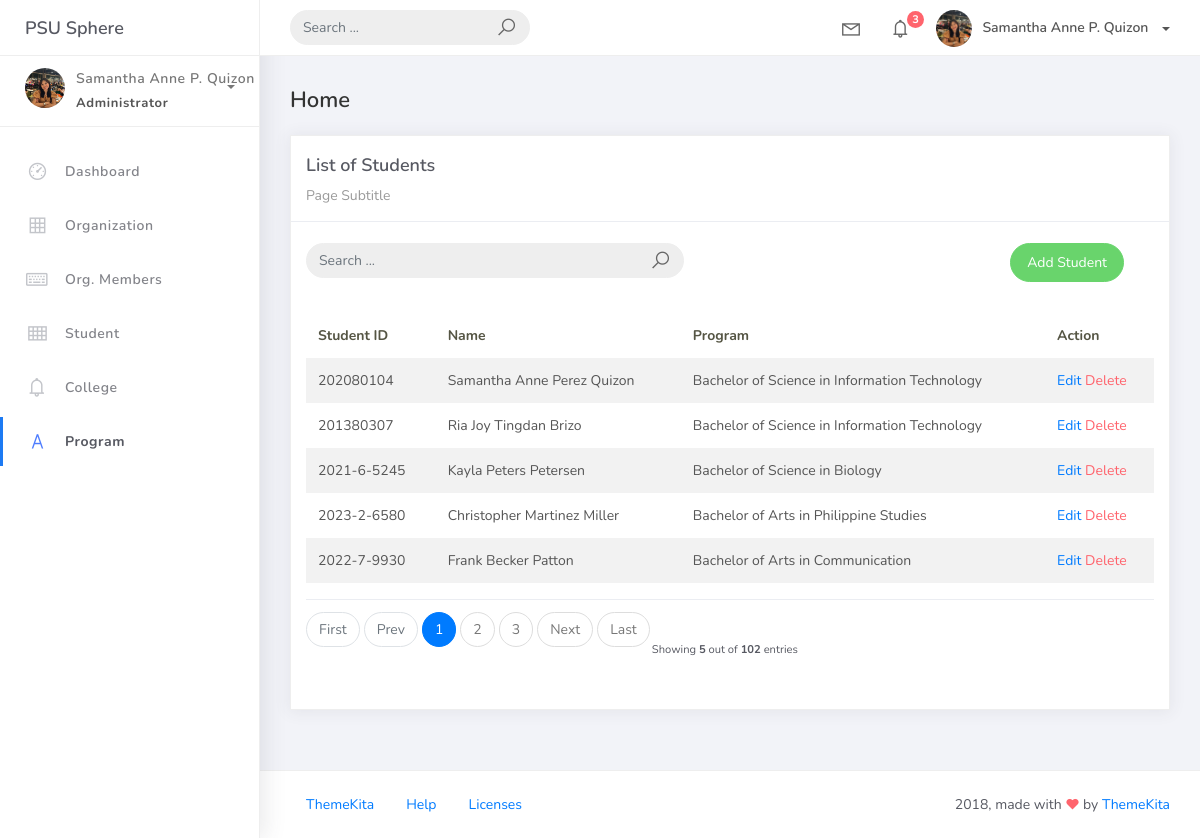
The page /student_list on the database as committed earlier.
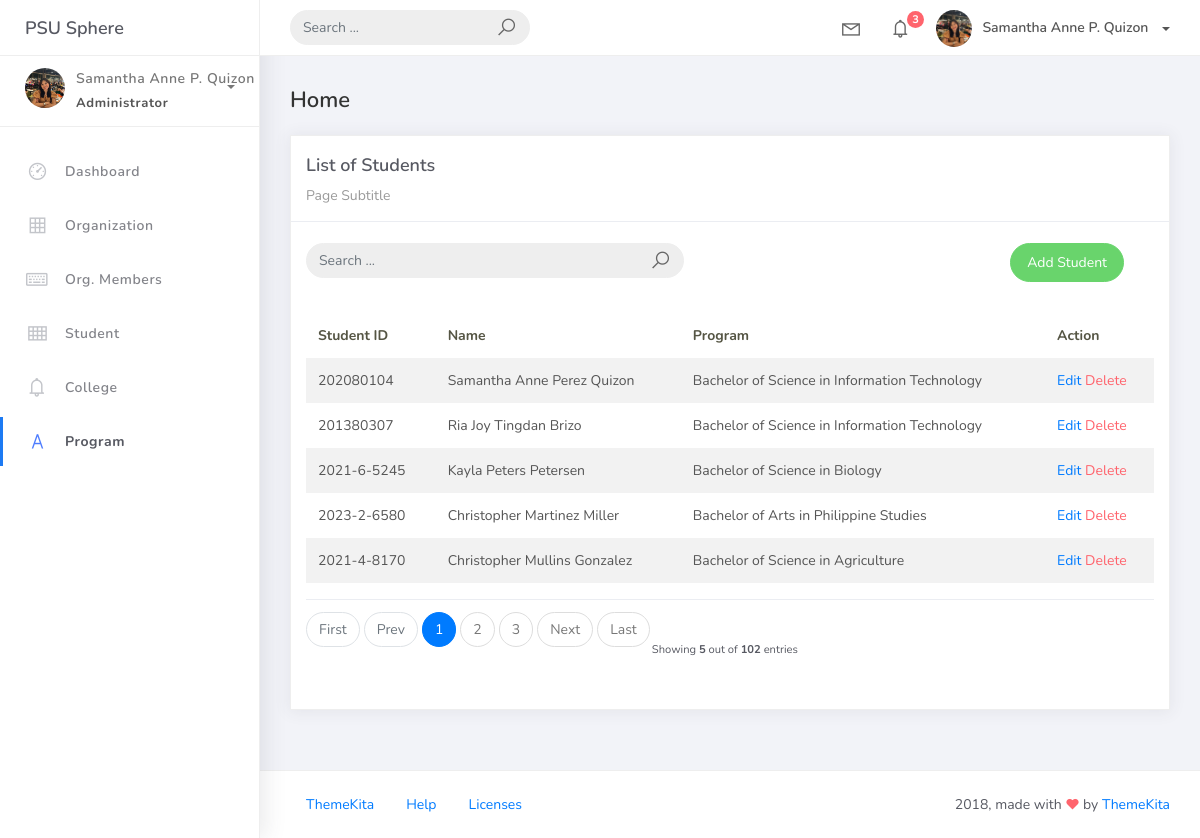
The same page on the database as committed later.
### studentorg/models.py (models this page shows, shortened)
class BaseModel (models.Model):
    created_at = models.DateTimeField(auto_now_add=True, db_index=True)
    updated_at = models.DateTimeField(auto_now=True)
    class Meta:
        abstract = True

class Student(BaseModel):
    student_id  = models.CharField(max_length=15)
    lastname = models.CharField(max_length=25)
    firstname = models.CharField(max_length=25)
    middlename = models.CharField(max_length=25, blank=True, null=True)
    program = models.ForeignKey(Program, on_delete=models.CASCADE)

class Program(BaseModel):
    prog_name = models.CharField(max_length=150)
    college = models.ForeignKey(College, on_delete=models.CASCADE)

### studentorg/views.py (the view)
# urls.py: path('student_list', StudentList.as_view(), name='student-list'),
class StudentList(ListView):
    model = Student
    context_object_name = 'student'
    template_name  = 'student_list.html'
    paginate_by = 5
    def get_queryset(self, *args, **kwargs):
         qs = super(StudentList, self).get_queryset(*args, **kwargs)
         if self.request.GET.get("q") != None:
             query = self.request.GET.get('q')
             qs = qs = qs.filter(Q(student_id__icontains=query) |
                           Q(firstname__icontains=query) | Q(lastname__icontains=query) | Q(program__prog_name__icontains=query))
         return qs

### templates/student_list.html
{% extends 'base.html' %} {%load static %}  {% block content %}
<div class="content">
    <div class="container-fluid">
        <h4 class="page-title">Home</h4>
        <div class="row">
            <div class="col-md-12">
                <div class="card">
                    <div class="card-header">
                        <div class="card-title">List of Students</div>
                        <div class="card-category">Page Subtitle</div>
                    </div>
                    <br />
                            <div class="col-md-12 row">
                                <div class="col-md-6">
                                    <form class="navbar-left navbar-form nav-search mr-md-3" action="{% url 'student-list' %}">
                                      <div class="input-group">
                                        <input type="text" placeholder="Search ..." class="form-control" name="q" />
                                        <div class="input-group-append">
                                        <span class="input-group-text">
                                            <i class="la la-search search-icon"></i>
                                        </span>
                                        </div>
                                      </div>
                                    </form>
                                </div>
                                <div class="col-md-6">
                                    <div class="pull-right">
                                        <a href="{% url 'student-add' %}" class="btn btn-success btn-rounded">Add Student</a>
                                    </div>
                                </div>
                            </div>
                    <div class="card-body">
                        <table class="table table-striped mt-3">
                            <thead>
                                <tr>
                                    <th scope="col">Student ID</th>
                                    <th scope="col">Name</th>
                                    <th scope="col">Program</th>
                                    <th scope="col">Action</th>
                                </tr>
                            </thead>
                            <tbody>
                                {% for object in object_list %}
                                <tr>
                                    <td>{{ object.student_id }}</td>
                                    <td>{{ object.firstname }} {{ object.middlename }} {{ object.lastname }}</td>
                                    <td>{{ object.program.prog_name }}</td>
                                    <td>
                                        <a href="student_list/{{ object.id }}">Edit</a>
                                        <a href="student_list/{{ object.id }}/delete" class="text-danger">Delete</a>
                                    </td>
                                </tr>
                                {% empty %}
                                <tr>
                                    <td colspan="4" style="text-align: center">
                                        <p class="text-sm font-weight-bold mb-0">No Records Found</p>
                                    </td>
                                </tr>
                                {% endfor %}
                            </tbody>
                        </table>
                        {% include 'includes/pagination.html' %}
                    </div>
                </div>
            </div>
        </div>
    </div>
</div>
{% endblock %}

### templates/base.html (shortened to what this page needs)
{% load static %}
<!DOCTYPE html>
<html>
<head>
	<link rel="stylesheet" href="{% static 'css/bootstrap.min.css' %}">
	<link rel="stylesheet" href="{% static 'css/ready.css' %}">
	<link rel="stylesheet" href="{% static 'css/demo.css' %}">
</head>
<body>
	<div class="wrapper">
		<div class="main-header">
			<div class="logo-header">
				<a href="{% url 'home' %}" class="logo">
					PSU Sphere
				</a>
			</div>
			<nav class="navbar navbar-header navbar-expand-lg">
				<div class="container-fluid">
					<form class="navbar-left navbar-form nav-search mr-md-3" action="">
						<div class="input-group">
							<input type="text" placeholder="Search ..." class="form-control">
							<div class="input-group-append">
								<span class="input-group-text">
									<i class="la la-search search-icon"></i>
								</span>
							</div>
						</div>
					</form>
					<ul class="navbar-nav topbar-nav ml-md-auto align-items-center">
						<li class="nav-item dropdown hidden-caret">
							<a class="nav-link dropdown-toggle" href="#" id="navbarDropdown" role="button" data-toggle="dropdown" aria-haspopup="true" aria-expanded="false">
								<i class="la la-envelope"></i>
							</a>
						</li>
						<li class="nav-item dropdown hidden-caret">
							<a class="nav-link dropdown-toggle" href="#" id="navbarDropdown" role="button" data-toggle="dropdown" aria-haspopup="true" aria-expanded="false">
								<i class="la la-bell"></i>
								<span class="notification">3</span>
							</a>
						</li>
						<li class="nav-item dropdown">
							<a class="dropdown-toggle profile-pic" data-toggle="dropdown" href="#" aria-expanded="false"> <img src="{% static 'img/Samantha.jpg' %}" alt="user-img" width="36" class="img-circle"><span >Samantha Anne P. Quizon</span></span> </a>
							</li>
						</ul>
					</div>
				</nav>
			</div>
			<div class="sidebar">
				<div class="scrollbar-inner sidebar-wrapper">
					<div class="user">
						<div class="photo">
							<img src="{% static 'img/Samantha.jpg' %}">
						</div>
						<div class="info">
							<a class="" data-toggle="collapse" href="#collapseExample" aria-expanded="true">
								<span>
									Samantha Anne P. Quizon
									<span class="user-level">Administrator</span>
									<span class="caret"></span>
								</span>
							</a>
						</div>
					</div>
					<ul class="nav">
						<li class="nav-item">
							<a href="{% url 'dashboard-chart' %}">
								<i class="la la-dashboard"></i>
								<p>Dashboard</p>
							</a>
						</li>
						<li class="nav-item">
							<a href="{% url 'organization-list' %}">
								<i class="la la-table"></i>
								<p>Organization</p>
							</a>
						</li>
						<li class="nav-item">
							<a href="{% url 'orgmember-list' %}">
								<i class="la la-keyboard-o"></i>
								<p>Org. Members</p>
							</a>
						</li>
						<li class="nav-item">
							<a href="{% url 'student-list' %}">
								<i class="la la-th"></i>
								<p>Student</p>
							</a>
						</li>
						<li class="nav-item">
							<a href="{% url 'college-list' %}">
								<i class="la la-bell"></i>
								<p>College</p>
							</a>
						</li>
						<li class="nav-item active">
							<a href="{% url 'program-list' %}">
								<i class="la la-font"></i>
								<p>Program</p>
							</a>
						</li>
					</ul>
				</div>
			</div>
			<div class="main-panel">
                {% block content %}
                {% endblock %}
				<footer class="footer">
					<div class="container-fluid">
						<nav class="pull-left">
							<ul class="nav">
								<li class="nav-item">
									<a class="nav-link" href="http://www.themekita.com">
										ThemeKita
									</a>
								</li>
								<li class="nav-item">
									<a class="nav-link" href="#">
										Help
									</a>
								</li>
								<li class="nav-item">
									<a class="nav-link" href="https://themewagon.com/license/#free-item">
										Licenses
									</a>
								</li>
							</ul>
						</nav>
						<div class="copyright ml-auto">
							2018, made with <i class="la la-heart heart text-danger"></i> by <a href="http://www.themekita.com">ThemeKita</a>
						</div>
					</div>
				</footer>
			</div>
		</div>
</body>
</html>

### templates/includes/pagination.html (shortened to what this page needs)
{% if is_paginated %}
<div class="card-footer px-0 border-0 d-flex flex-column flex-lg-row align-items-center justify-content—between mt-3">
 <nav aria-label="Topics pagination" class="mb-4">
   <ul class="pagination">
     {% if page_obj.number > 1 %}
     <li class="page-item">
       <a class="page-1ink" href="?page=1">First</a>
     </li>
     {% else %}
     <li class="page-item disabled">
       <span class="page-link">First</span>
     </li>
     {% endif %} {% if page_obj.has_previous %}
    <li class="page-item">
        <a class="page-link" href="?page={{ page_obj.previous_page_number }}">Prev</a>
    </li>
    {% else %}
    <li class="page-item disabled">
        <span class="page-link">Prev</span>
    </li>
    {% endif %} {% for page_num in paginator.page_range %} {% if page_obj.number == page_num %}
    <li class="page-item active">
        <span class="page-link">
            {{ page_num }}
  </span>
</li>
{% elif page_num > page_obj.number|add:'-3' and page_num < page_obj.number|add:'3' %}
<li class="page-item">
  <a class="page-link" href="?page={{ page_num }}">{{ page_num }}</a>
</li>
{% endif %} {% endfor %} {% if page_obj.has_next %}
<li class="page—item">
    <a class="page-link" href="?page={{ page_obj.next_page_number }}">Next</a>
</li>
{% else %}
<li class="page-item disabled">
    <span class="page-link">Next</span>
</li>
{% endif %} {% if page_obj.number != paginator.num_pages %}
<li class="page-item">
    <a class="page-link" href="?page={{ paginator.num_pages }}">Last</a>
</li>
{% else %}
<li class="page-item disabled">
    <span class="page-link">Last</span>
</li>
    {% endif %}
    </ul>
</nav>
<div class="fw-normal small mt-4 mt-lg-0">Showing <b>{{object_list.count}}</b> out of
<b>{{paginator.count}}</b> entries</div>
</div>
{% endif %}

Rows that differ between the two databases and show on the page:
removed Student: student_id "2022-7-9930", firstname "Frank", middlename "Becker", lastname "Patton", program.prog_name "Bachelor of Arts in Communication"
now on this page (row unchanged): Student: student_id "2021-4-8170", firstname "Christopher", middlename "Mullins", lastname "Gonzalez", program.prog_name "Bachelor of Science in Agriculture"
